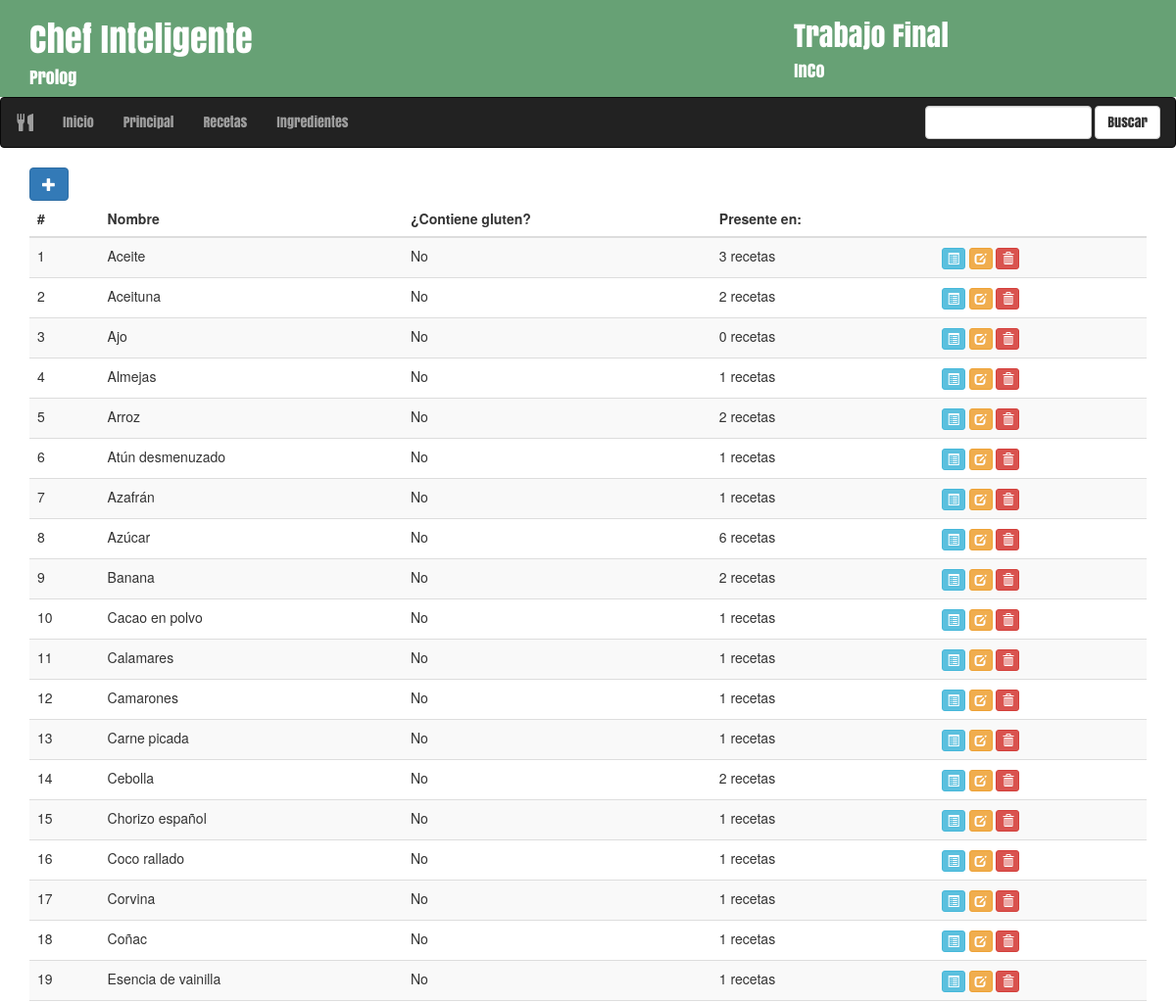
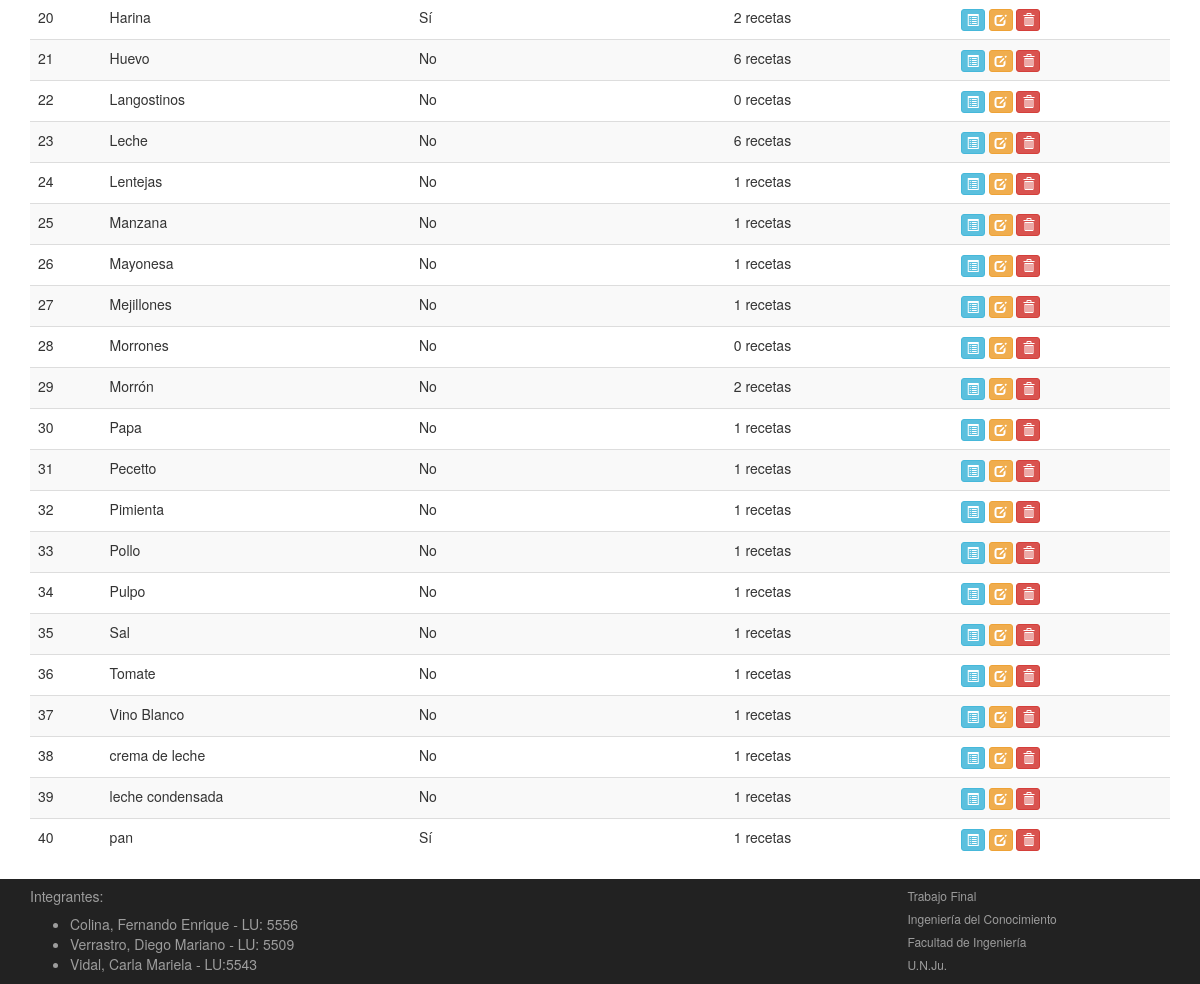
The page /recetario/ingredientes/ on the database its author committed (2 pictures, top to bottom).
### recetario/models.py (models this page shows, shortened)
class Ingrediente(models.Model):
	nombre = models.CharField(max_length=30)
	gluten = models.BooleanField(default=False, verbose_name='Contiene gluten?')

### recetario/views.py (the view)
class IngredientesList(generic.ListView):
    model = Ingrediente
    template_name = 'recetario/ingredientes.html'
    context_object_name = 'ingredientes_list'
    queryset = Ingrediente.objects.all().order_by('nombre')

### recetario/templates/recetario/ingredientes.html (shortened to what this page needs)
{% extends 'plquery/base.html' %}
{% block content %}
<div id="listarecetas" class="container">
	<div class="row">
		<div class="col-md-12">
			<a href="{% url 'admin:recetario_ingrediente_add' %}">
			<button type="button" id="btn-nuevo-ingrediente" class="btn btn-primary">
			<span class="glyphicon glyphicon-plus"></button></span></a>
			{% if ingredientes_list %}
			<div class="table-responsive">
				<table class="table table-hover table-striped">
					<thead>
						<tr>
							<th>#</th>
							<th>Nombre</th>
							<th>¿Contiene gluten?</th>
							<th>Presente en:</th>
							<th></th>
						</tr>
					</thead>
					<tbody>
						{% for ingrediente in ingredientes_list %}
						<tr>
							<td>{{ forloop.counter }}</td>
							<td>{{ ingrediente.nombre }}</td>
							<td>{{ ingrediente.gluten|yesno:'Sí,No,Quizás' }}</td>
							<td>{{ ingrediente.receta_set.count }} recetas</td>
							<td><div class="btn-group">
								<a href="{% url 'recetario:detalleingrediente' ingrediente.pk %}"><button type="button" class="btn btn-info btn-xs">
									<span class="glyphicon glyphicon-list-alt"></span>
									</button></a>
								<a href="{% url 'admin:recetario_ingrediente_change' ingrediente.pk %}"><button type="button" class="btn btn-warning btn-xs">
									<span class="glyphicon glyphicon-edit"></span>
									</button></a>
								<a href="{% url 'admin:recetario_ingrediente_delete' ingrediente.pk %}"><button type="button" class="btn btn-danger btn-xs">
									<span class="glyphicon glyphicon-trash"></span>
								</button></a>
							</div></td>
						</tr>
						{% endfor %}
					</tbody>
				</table>
			</div>
			{% else %}
				<p>No hay ingredientes disponibles</p>
			{% endif %}
		</div>
	</div>
</div>
{% endblock %}

### plquery/static/plquery/css/main.css (style rules this page uses)
html { color: #222; font-size: 1em; line-height: 1.4; }

### rows shown on the page
Ingrediente: nombre "Aceite", gluten "No", receta_set.count "3"
Ingrediente: nombre "Aceituna", gluten "No", receta_set.count "2"
Ingrediente: nombre "Ajo", gluten "No", receta_set.count "0"
Ingrediente: nombre "Almejas", gluten "No", receta_set.count "1"
Ingrediente: nombre "Arroz", gluten "No", receta_set.count "2"
Ingrediente: nombre "Atún desmenuzado", gluten "No", receta_set.count "1"
Ingrediente: nombre "Azafrán", gluten "No", receta_set.count "1"
Ingrediente: nombre "Azúcar", gluten "No", receta_set.count "6"
Ingrediente: nombre "Banana", gluten "No", receta_set.count "2"
Ingrediente: nombre "Cacao en polvo", gluten "No", receta_set.count "1"
Ingrediente: nombre "Calamares", gluten "No", receta_set.count "1"
Ingrediente: nombre "Camarones", gluten "No", receta_set.count "1"
Ingrediente: nombre "Carne picada", gluten "No", receta_set.count "1"
Ingrediente: nombre "Cebolla", gluten "No", receta_set.count "2"
Ingrediente: nombre "Chorizo español", gluten "No", receta_set.count "1"
Ingrediente: nombre "Coco rallado", gluten "No", receta_set.count "1"
Ingrediente: nombre "Corvina", gluten "No", receta_set.count "1"
Ingrediente: nombre "Coñac", gluten "No", receta_set.count "1"
Ingrediente: nombre "Esencia de vainilla", gluten "No", receta_set.count "1"
Ingrediente: nombre "Harina", gluten "Sí", receta_set.count "2"
Ingrediente: nombre "Huevo", gluten "No", receta_set.count "6"
Ingrediente: nombre "Langostinos", gluten "No", receta_set.count "0"
Ingrediente: nombre "Leche", gluten "No", receta_set.count "6"
Ingrediente: nombre "Lentejas", gluten "No", receta_set.count "1"
Ingrediente: nombre "Manzana", gluten "No", receta_set.count "1"
Ingrediente: nombre "Mayonesa", gluten "No", receta_set.count "1"
Ingrediente: nombre "Mejillones", gluten "No", receta_set.count "1"
Ingrediente: nombre "Morrones", gluten "No", receta_set.count "0"
Ingrediente: nombre "Morrón", gluten "No", receta_set.count "2"
Ingrediente: nombre "Papa", gluten "No", receta_set.count "1"
Ingrediente: nombre "Pecetto", gluten "No", receta_set.count "1"
Ingrediente: nombre "Pimienta", gluten "No", receta_set.count "1"
Ingrediente: nombre "Pollo", gluten "No", receta_set.count "1"
Ingrediente: nombre "Pulpo", gluten "No", receta_set.count "1"
Ingrediente: nombre "Sal", gluten "No", receta_set.count "1"
Ingrediente: nombre "Tomate", gluten "No", receta_set.count "1"
Ingrediente: nombre "Vino Blanco", gluten "No", receta_set.count "1"
Ingrediente: nombre "crema de leche", gluten "No", receta_set.count "1"
Ingrediente: nombre "leche condensada", gluten "No", receta_set.count "1"
Ingrediente: nombre "pan", gluten "Sí", receta_set.count "1"
